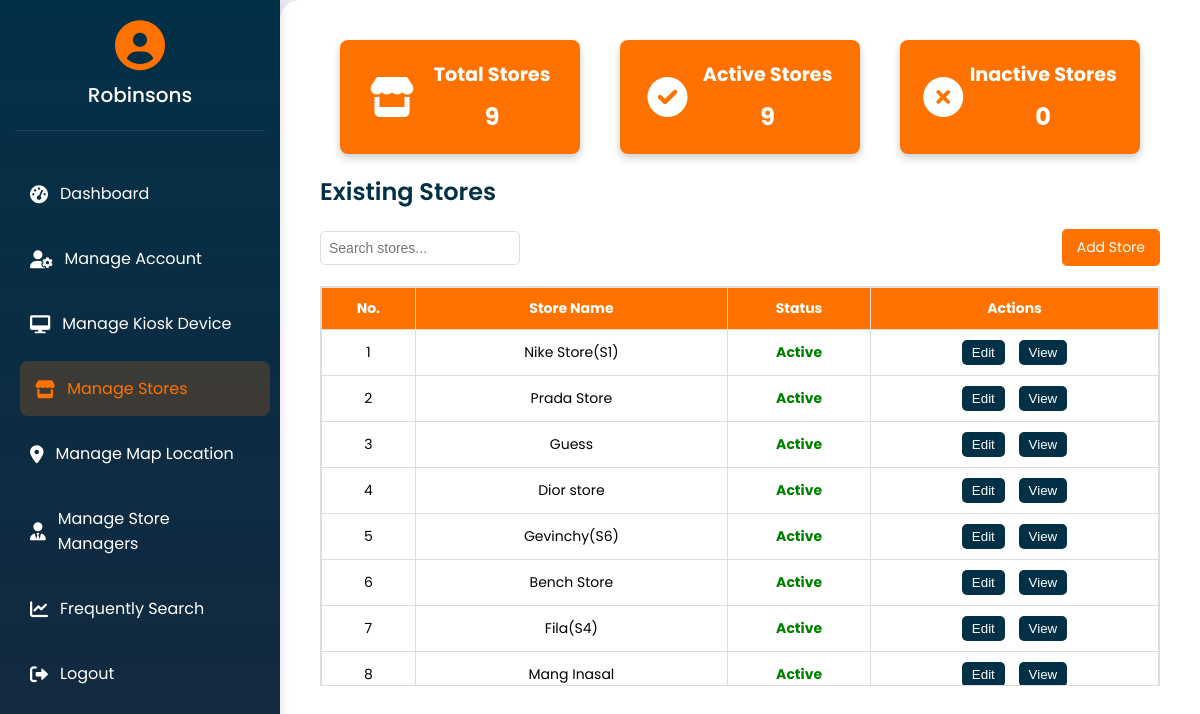
Screenshot of /admin/manage_stores.php (signed in) with the database file from the repository.
### tables this page shows
CREATE TABLE `businessinfo` (
  `BusinessID` int(11) NOT NULL,
  `BusinessName` varchar(255) NOT NULL,
  `Address` text NOT NULL,
  `BusinessContactNum` varchar(20) DEFAULT NULL,
  `BusinessLicense` varchar(100) DEFAULT NULL,
  `BIRnumber` varchar(50) DEFAULT NULL,
  `BusinessEmail` varchar(255) DEFAULT NULL,
  `status` enum('active','disabled') DEFAULT 'active',
  `Visibility` tinyint(1) DEFAULT 0
);

CREATE TABLE `store` (
  `StoreID` int(11) NOT NULL,
  `StoreBrandName` varchar(255) DEFAULT NULL,
  `StoreDescription` text DEFAULT NULL,
  `BusinessID` int(11) DEFAULT NULL,
  `status` enum('active','inactive') NOT NULL DEFAULT 'active',
  `LocID` int(11) DEFAULT NULL,
  `Image` varchar(255) DEFAULT NULL
);

### admin/manage_stores.php (the view, shortened to what this page needs)
<?php
include '../conn/conn.php';
$businessID = isset($_SESSION['business_id']) ? (int)$_SESSION['business_id'] : null;
$sql_count_stores = "SELECT
    COUNT(*) AS total_stores,
    SUM(CASE WHEN status = 'active' THEN 1 ELSE 0 END) AS active_stores,
    SUM(CASE WHEN status = 'inactive' THEN 1 ELSE 0 END) AS inactive_stores
FROM store WHERE BusinessID = ?";
$stmt_count = $conn->prepare($sql_count_stores);
$stmt_count->bind_param("i", $businessID);
$stmt_count->execute();
$count_result = $stmt_count->get_result();
$counts = $count_result->fetch_assoc() ?? ['total_stores' => 0, 'active_stores' => 0, 'inactive_stores' => 0];
$sql_stores = "SELECT StoreID, StoreBrandName, status FROM store WHERE BusinessID = ?";
$stmt_stores = $conn->prepare($sql_stores);
$stmt_stores->bind_param("i", $businessID);
$stmt_stores->execute();
$result_stores = $stmt_stores->get_result();
?>
<!DOCTYPE html>
<html lang="en">
<head>
    <link rel="stylesheet" href="https://cdnjs.cloudflare.com/ajax/libs/font-awesome/6.0.0-beta3/css/all.min.css">
</head>
<body>
    <div class="hamburger">
        <i class="fas fa-bars"></i>
    </div>
    <?php include 'sidebar.php'; ?>
    <div class="content">
        <div class="stats-container">
            <div class="stat-box">
                <i class="fas fa-store"></i>
                <div>
                    <h3>Total Stores</h3>
                    <p><?php echo $counts['total_stores']; ?></p>
                </div>
            </div>
            <div class="stat-box">
                <i class="fas fa-check-circle"></i>
                <div>
                    <h3>Active Stores</h3>
                    <p><?php echo $counts['active_stores']; ?></p>
                </div>
            </div>
            <div class="stat-box">
                <i class="fas fa-times-circle"></i>
                <div>
                    <h3>Inactive Stores</h3>
                    <p><?php echo $counts['inactive_stores']; ?></p>
                </div>
            </div>
        </div>
        <div class="header">
            <h2>Existing Stores</h2>
        </div>
        <div class="toolbar">
            <div class="search-container">
                <input type="text" id="storeSearch" placeholder="Search stores..." onkeyup="searchStores()">
            </div>
            <a href="add_store.php" class="add-store-btn">Add Store</a>
        </div>
        <div class="table-wrapper">
            <table id="storeTable">
                <thead>
                    <tr>
                        <th>No.</th>
                        <th>Store Name</th>
                        <th>Status</th>
                        <th>Actions</th>
                    </tr>
                </thead>
                <tbody>
                    <?php
                    $storeNumber = 1;
                    while ($row = $result_stores->fetch_assoc()) {
                        $statusClass = $row['status'] === 'active' ? 'status-active' : 'status-inactive';
                        echo "<tr>";
                        echo "<td>" . $storeNumber++ . "</td>";
                        echo "<td>" . htmlspecialchars($row['StoreBrandName']) . "</td>";
                        echo "<td><span class='$statusClass'>" . ucfirst($row['status']) . "</span></td>";
                        echo "<td>
                            <button onclick=\"window.location.href='edit_store.php?id=" . $row['StoreID'] . "'\">Edit</button>
                            <button onclick=\"window.location.href='view_store.php?id=" . $row['StoreID'] . "'\">View</button>
                        </td>";
                        echo "</tr>";
                    }
                    ?>
                </tbody>
            </table>
        </div>
    </div>
</body>
</html>

### admin/sidebar.php (shortened to what this page needs)
<?php
include '../conn/conn.php';
$businessID = isset($_SESSION['business_id']) ? (int)$_SESSION['business_id'] : null;
$sql_business = "SELECT BusinessName FROM businessinfo WHERE BusinessID = ?";
$stmt_business = $conn->prepare($sql_business);
$stmt_business->bind_param("i", $businessID);
$stmt_business->execute();
$result_business = $stmt_business->get_result();
$business = $result_business->num_rows > 0 ? $result_business->fetch_assoc() : null;
?>
<div class="sidebar">
    <div class="profile">
        <i class="fas fa-user-circle"></i>
        <h2><?php echo htmlspecialchars($business['BusinessName']); ?></h2>
    </div>
    <a href="admin_dashboard.php"><i class="fas fa-tachometer-alt"></i> Dashboard</a>
    <a href="manage_account.php"><i class="fas fa-user-cog"></i> Manage Account</a>
    <a href="manage_kiosk.php"><i class="fas fa-desktop"></i> Manage Kiosk Device</a>
    <a href="manage_stores.php"><i class="fas fa-store"></i> Manage Stores</a>
    <a href="manage_location.php"><i class="fas fa-map-marker-alt"></i> Manage Map Location</a>
    <a href="manage_storemanagers.php"><i class="fas fa-user-tie"></i> Manage Store Managers</a>
    <a href="analytics.php"><i class="fas fa-chart-line"></i> Frequently Search</a>
    <a href="logout.php"><i class="fas fa-sign-out-alt"></i> Logout</a>
</div>

### admin/manage_stores.php (style rules this page uses)
* { margin: 0; padding: 0; box-sizing: border-box; }
body { font-family: 'Poppins', sans-serif; background: linear-gradient(135deg, #f5f7fa 0%, #c3cfe2 100%); min-height: 100vh; }
.hamburger { font-size: 28px; position: fixed; top: 20px; left: 20px; cursor: pointer; z-index: 1000; color: #023047; transition: all 0.3s ease; }
.content { margin-left: 280px; padding: 40px; transition: all 0.3s ease; min-height: 100vh; background: #fff; border-radius: 20px 0 0 20px; box-shadow: -5px 0 15px rgba(0, 0, 0, 0.05); }
.stats-container { display: flex; justify-content: space-between; margin-bottom: 20px; }
.stat-box { flex: 1; margin: 0 20px; padding: 20px; background-color: #ff7200; color: white; border-radius: 8px; text-align: center; box-shadow: 0 4px 8px rgba(0, 0, 0, 0.2); display: flex; justify-content: space-around; align-items: center; }
.stat-box i { font-size: 2.5em; }
.stat-box h3 { margin-bottom: 10px; font-size: 1.2em; }
.stat-box p { font-size: 1.5em; font-weight: bold; }
.header { display: flex; justify-content: space-between; align-items: center; margin-bottom: 20px; }
.header h2 { color: #023047; margin: 0; font-size: 24px; font-weight: 600; }
.toolbar { display: flex; justify-content: space-between; align-items: center; margin: 20px 0; }
.search-container input[type="text"] { padding: 8px; width: 200px; border-radius: 5px; border: 1px solid #ddd; font-size: 14px; }
.add-store-btn { padding: 8px 15px; background-color: #ff7200; color: white; border: none; border-radius: 5px; cursor: pointer; text-decoration: none; font-size: 14px; }
.table-wrapper { max-height: 400px; overflow-y: auto; margin-top: 10px; border: 1px solid #ddd; }
table { width: 100%; border-collapse: collapse; font-size: 14px; }
th, td { padding: 10px; text-align: center; border: 1px solid #ddd; }
th { background-color: #ff7200; color: #fff; position: sticky; top: 0; }
.status-active { color: green; font-weight: bold; }
button { padding: 5px 10px; background-color: #023047; color: white; border: none; border-radius: 5px; cursor: pointer; margin: 0 5px; }

### admin/sidebar.php (style rules this page uses)
.sidebar { position: fixed; height: 100vh; width: 280px; background: linear-gradient(180deg, #023047 0%, #1b263b 100%); display: flex; flex-direction: column; padding: 20px 15px; color: #fff; transition: all 0.3s ease; box-shadow: 2px 0 10px rgba(0, 0, 0, 0.1); }
.sidebar .profile { text-align: center; margin-bottom: 30px; padding-bottom: 20px; border-bottom: 1px solid rgba(255, 255, 255, 0.1); }
.sidebar .profile i { font-size: 50px; color: #ff7200; margin-bottom: 10px; }
.sidebar .profile h2 { font-size: 20px; color: #fff; font-weight: 500; }
.sidebar a { padding: 15px; text-decoration: none; font-size: 16px; color: #fff; display: flex; align-items: center; transition: all 0.3s ease; border-radius: 8px; margin: 5px 0; }
.sidebar a:hover, .sidebar a.active { background: rgba(255, 114, 0, 0.2); color: #ff7200; transform: translateX(5px); }
.sidebar a i { margin-right: 12px; font-size: 18px; }

### rows the page displays
businessinfo: BusinessName "Robinsons"
store: StoreBrandName "Nike Store(S1)", status "Active"
store: StoreBrandName "Prada Store", status "Active"
store: StoreBrandName "Guess", status "Active"
store: StoreBrandName "Dior store", status "Active"
store: StoreBrandName "Gevinchy(S6)", status "Active"
store: StoreBrandName "Bench Store", status "Active"
store: StoreBrandName "Fila(S4)", status "Active"
store: StoreBrandName "Mang Inasal", status "Active"

### other values shown
$counts['total_stores'] "9"
$counts['active_stores'] "9"
$counts['inactive_stores'] "0"
